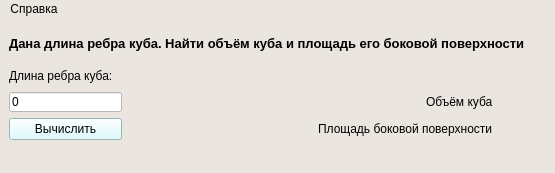
<?xml version="1.0" encoding="UTF-8"?>
<ui version="4.0">
 <class>MainWindow</class>
 <widget class="QMainWindow" name="MainWindow">
  <property name="geometry">
   <rect>
    <x>0</x>
    <y>0</y>
    <width>555</width>
    <height>173</height>
   </rect>
  </property>
  <property name="minimumSize">
   <size>
    <width>555</width>
    <height>0</height>
   </size>
  </property>
  <property name="maximumSize">
   <size>
    <width>555</width>
    <height>16777215</height>
   </size>
  </property>
  <property name="windowTitle">
   <string>Задача 1</string>
  </property>
  <property name="styleSheet">
   <string notr="true">background-color: rgb(235, 229, 223);</string>
  </property>
  <widget class="QWidget" name="centralwidget">
   <layout class="QGridLayout" name="gridLayout">
    <item row="0" column="0" colspan="3">
     <widget class="QLabel" name="label_zadacha">
      <property name="maximumSize">
       <size>
        <width>541</width>
        <height>31</height>
       </size>
      </property>
      <property name="font">
       <font>
        <pointsize>10</pointsize>
        <bold>true</bold>
       </font>
      </property>
      <property name="text">
       <string>Дана длина ребра куба. Найти объём куба и площадь его боковой поверхности</string>
      </property>
     </widget>
    </item>
    <item row="2" column="1" alignment="Qt::AlignRight">
     <widget class="QLabel" name="label_text_V">
      <property name="maximumSize">
       <size>
        <width>67</width>
        <height>14</height>
       </size>
      </property>
      <property name="font">
       <font>
        <pointsize>9</pointsize>
       </font>
      </property>
      <property name="text">
       <string>Объём куба</string>
      </property>
     </widget>
    </item>
    <item row="2" column="2">
     <widget class="QLabel" name="label_result_V">
      <property name="maximumSize">
       <size>
        <width>47</width>
        <height>13</height>
       </size>
      </property>
      <property name="text">
       <string/>
      </property>
     </widget>
    </item>
    <item row="1" column="0">
     <widget class="QLabel" name="label_vvod">
      <property name="maximumSize">
       <size>
        <width>111</width>
        <height>21</height>
       </size>
      </property>
      <property name="font">
       <font>
        <pointsize>9</pointsize>
       </font>
      </property>
      <property name="styleSheet">
       <string notr="true">alternate-background-color: rgb(255, 255, 171);</string>
      </property>
      <property name="text">
       <string>Длина ребра куба:</string>
      </property>
     </widget>
    </item>
    <item row="3" column="2">
     <widget class="QLabel" name="label_result_S">
      <property name="maximumSize">
       <size>
        <width>47</width>
        <height>13</height>
       </size>
      </property>
      <property name="text">
       <string/>
      </property>
     </widget>
    </item>
    <item row="2" column="0">
     <widget class="QLineEdit" name="lineEdit_vvod">
      <property name="maximumSize">
       <size>
        <width>113</width>
        <height>20</height>
       </size>
      </property>
      <property name="styleSheet">
       <string notr="true">background-color: rgb(255, 255, 255);</string>
      </property>
      <property name="text">
       <string>0</string>
      </property>
     </widget>
    </item>
    <item row="3" column="1" alignment="Qt::AlignRight">
     <widget class="QLabel" name="label_text_S">
      <property name="maximumSize">
       <size>
        <width>178</width>
        <height>14</height>
       </size>
      </property>
      <property name="font">
       <font>
        <pointsize>9</pointsize>
       </font>
      </property>
      <property name="text">
       <string>Площадь боковой поверхности</string>
      </property>
     </widget>
    </item>
    <item row="3" column="0">
     <widget class="QPushButton" name="Button_calc">
      <property name="maximumSize">
       <size>
        <width>151</width>
        <height>41</height>
       </size>
      </property>
      <property name="font">
       <font>
        <pointsize>9</pointsize>
       </font>
      </property>
      <property name="styleSheet">
       <string notr="true">background-color: rgb(213, 252, 255);</string>
      </property>
      <property name="text">
       <string>Вычислить</string>
      </property>
     </widget>
    </item>
   </layout>
  </widget>
  <widget class="QMenuBar" name="menubar">
   <property name="geometry">
    <rect>
     <x>0</x>
     <y>0</y>
     <width>555</width>
     <height>22</height>
    </rect>
   </property>
   <widget class="QMenu" name="menu">
    <property name="title">
     <string>Справка</string>
    </property>
    <addaction name="about_author"/>
   </widget>
   <addaction name="menu"/>
  </widget>
  <widget class="QStatusBar" name="statusbar"/>
  <action name="about_author">
   <property name="text">
    <string>Об авторе</string>
   </property>
  </action>
 </widget>
 <resources/>
 <connections/>
</ui>
